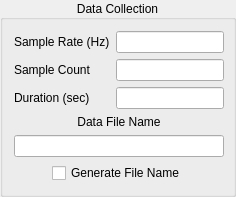
           <widget class="QGroupBox" name="dataCollectionGroupBox">
            <property name="title">
             <string>Data Collection</string>
            </property>
            <property name="alignment">
             <set>Qt::AlignCenter</set>
            </property>
            <layout class="QVBoxLayout" name="verticalLayout_4">
             <property name="rightMargin">
              <number>9</number>
             </property>
             <item>
              <widget class="QFrame" name="frame">
               <property name="sizePolicy">
                <sizepolicy hsizetype="Preferred" vsizetype="Fixed">
                 <horstretch>0</horstretch>
                 <verstretch>0</verstretch>
                </sizepolicy>
               </property>
               <property name="frameShape">
                <enum>QFrame::NoFrame</enum>
               </property>
               <property name="frameShadow">
                <enum>QFrame::Plain</enum>
               </property>
               <layout class="QFormLayout" name="formLayout">
                <property name="fieldGrowthPolicy">
                 <enum>QFormLayout::AllNonFixedFieldsGrow</enum>
                </property>
                <property name="margin">
                 <number>0</number>
                </property>
                <item row="0" column="0">
                 <widget class="QLabel" name="label_3">
                  <property name="text">
                   <string>Sample Rate (Hz)</string>
                  </property>
                 </widget>
                </item>
                <item row="2" column="0">
                 <widget class="QLabel" name="label_5">
                  <property name="text">
                   <string>Duration (sec)</string>
                  </property>
                 </widget>
                </item>
                <item row="2" column="1">
                 <widget class="QLineEdit" name="durationLineEdit">
                  <property name="sizePolicy">
                   <sizepolicy hsizetype="Preferred" vsizetype="Fixed">
                    <horstretch>0</horstretch>
                    <verstretch>0</verstretch>
                   </sizepolicy>
                  </property>
                  <property name="minimumSize">
                   <size>
                    <width>50</width>
                    <height>0</height>
                   </size>
                  </property>
                  <property name="alignment">
                   <set>Qt::AlignCenter</set>
                  </property>
                  <property name="readOnly">
                   <bool>true</bool>
                  </property>
                 </widget>
                </item>
                <item row="1" column="1">
                 <widget class="QLineEdit" name="sampleCountTextEdit">
                  <property name="sizePolicy">
                   <sizepolicy hsizetype="Preferred" vsizetype="Fixed">
                    <horstretch>0</horstretch>
                    <verstretch>0</verstretch>
                   </sizepolicy>
                  </property>
                  <property name="minimumSize">
                   <size>
                    <width>50</width>
                    <height>0</height>
                   </size>
                  </property>
                  <property name="alignment">
                   <set>Qt::AlignCenter</set>
                  </property>
                 </widget>
                </item>
                <item row="1" column="0">
                 <widget class="QLabel" name="label_4">
                  <property name="text">
                   <string>Sample Count</string>
                  </property>
                 </widget>
                </item>
                <item row="0" column="1">
                 <widget class="QLineEdit" name="sampleRateTextEdit">
                  <property name="sizePolicy">
                   <sizepolicy hsizetype="Preferred" vsizetype="Fixed">
                    <horstretch>0</horstretch>
                    <verstretch>0</verstretch>
                   </sizepolicy>
                  </property>
                  <property name="minimumSize">
                   <size>
                    <width>50</width>
                    <height>0</height>
                   </size>
                  </property>
                  <property name="alignment">
                   <set>Qt::AlignCenter</set>
                  </property>
                 </widget>
                </item>
               </layout>
              </widget>
             </item>
             <item>
              <widget class="QLabel" name="label_2">
               <property name="sizePolicy">
                <sizepolicy hsizetype="Preferred" vsizetype="Fixed">
                 <horstretch>0</horstretch>
                 <verstretch>0</verstretch>
                </sizepolicy>
               </property>
               <property name="text">
                <string>Data File Name</string>
               </property>
               <property name="alignment">
                <set>Qt::AlignCenter</set>
               </property>
               <property name="margin">
                <number>0</number>
               </property>
              </widget>
             </item>
             <item>
              <widget class="QLineEdit" name="dataFileNameLineEdit">
               <property name="alignment">
                <set>Qt::AlignCenter</set>
               </property>
              </widget>
             </item>
             <item alignment="Qt::AlignHCenter">
              <widget class="QCheckBox" name="runOnStartCheckBox_2">
               <property name="sizePolicy">
                <sizepolicy hsizetype="Minimum" vsizetype="Fixed">
                 <horstretch>0</horstretch>
                 <verstretch>0</verstretch>
                </sizepolicy>
               </property>
               <property name="text">
                <string>Generate File Name</string>
               </property>
              </widget>
             </item>
            </layout>
           </widget>
